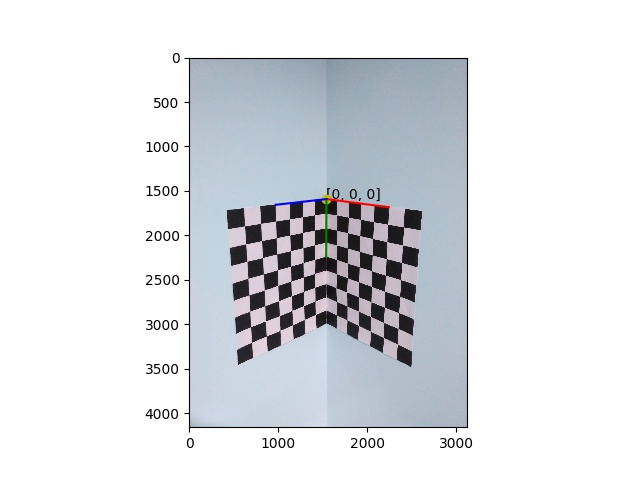
#> input picture Assignment_1/calibration-data/calib-object-legend.jpg, 640 x 480 px, given in place of IMG_5456.JPG, which was not available
$ jupyter execute --allow-errors Assignment1.ipynb   (text cells are left out)
#> lines starting #> are read from the running program, lines starting #| are printed output that depends on the picture; pictures that were not available may be replaced by others from this repository, and a replacement may not be noted
[cell 1]
import numpy as np
import math
import cv2
import random
import matplotlib.pyplot as plt
# for points https://yangcha.github.io/iview/iview.html

[cell 2]
tmp = np.zeros((20,3))
tmp[:,0] = np.array([[7, 4, 5, 1, 2, 3, 4, 5, 6, 7, 0, 0, 0, 0, 0, 0, 0, 0, 0, 0]])
tmp[:,1] = np.array([[1, 1, 1, 0, 0, 0, 0, 0, 0, 0, 1, 2, 3, 4, 5, 6, 7, 8, 0, 0]])
tmp[:,2] = np.array([[0, 0, 0, 0, 0, 0, 0, 0, 0, 0, 0, 0, 0, 0, 0, 0, 0, 0, 1, 2]])
tmp = tmp.astype('int64')
imgpts = np.zeros((20,2))
imgpts[:,0] = np.array([[2597, 2074, 2237, 1664, 1795, 1932, 2083, 2247, 2421, 2619, 1546, 1545, 1544, 1543, 1543, 1545, 1545, 1545, 1410, 1281]])
imgpts[:,1] = np.array([[1948, 1856, 1887,1615, 1629, 1648, 1666, 1687, 1710, 1733, 1764, 1931, 2089, 2252, 2403, 2557, 2706, 2853, 1608, 1624]])
imgpts = imgpts.astype('int64')

[cell 3]
#@title
def getProjectionMatrix(worldpts, imgpts):
  A = np.zeros((2*len(worldpts), 12))
  j = 0
  for i in range(len(worldpts)):
    A[j,:] = np.concatenate([worldpts[i],np.array([1,0,0,0,0]),worldpts[i]*(-imgpts[i][0]), np.array([-imgpts[i][0]])])
    A[j+1,:] = np.concatenate([np.array([0,0,0,0]),worldpts[i], np.array([1]), worldpts[i]*(-imgpts[i][1]), np.array([-imgpts[i][1]])])
    j += 2

  u,s,v = np.linalg.svd(A)
  P = v[-1,:]/v[-1,-1]
  P = P.reshape(3,4)
  return P

def getReconstructionError(worldpts, imgpts, proj_mat):
  one_mat = np.ones(len(worldpts))
  diffsquare = 0
  for i in range(len(worldpts)):
    imgpt = imgpts[i]
    hg_imgpt = np.dot(proj_mat, np.concatenate([worldpts[i],[1]]))
    cal_imgpt = np.array([ (hg_imgpt[0]/hg_imgpt[2]), (hg_imgpt[1]/ hg_imgpt[2])])
    diffsquare += (cal_imgpt[0] - imgpt[0])**2 + (cal_imgpt[1] - imgpt[1])**2

  return math.sqrt(diffsquare / len(worldpts))

[cell 4]
worldpts = tmp*28
proj_mat = getProjectionMatrix(worldpts, imgpts)
print('Projection Matrix is : ')
print(proj_mat)
recon_err = getReconstructionError(worldpts.copy(), imgpts, proj_mat)
print()
print('Reconstruction Error : ')
print(recon_err)

[cell 5]
#@title
def getTransformationT(imgpts):
  n = len(imgpts)
  xbar = np.sum(imgpts, axis = 0)[0] / n
  ybar = np.sum(imgpts, axis = 0)[1] / n

  sum = 0
  for i in range(n):
    sum += math.sqrt((imgpts[i][0] - xbar)**2  + (imgpts[i][1] - ybar)**2)

  dbar = (sum) / n
  root2 = math.sqrt(2)

  T = np.array([[root2/dbar, 0, -root2*xbar/dbar],
                [0, root2/dbar, -root2*ybar/dbar],
                [0, 0, 1]])
  return T

def getTransformationU(worldpts):
  n = len(worldpts)
  xbar = np.sum(worldpts, axis = 0)[0] / n
  ybar = np.sum(worldpts, axis = 0)[1] / n
  zbar = np.sum(worldpts, axis = 0)[2] / n

  sum = 0
  for i in range(n):
    sum += math.sqrt((worldpts[i][0] - xbar)**2  + (worldpts[i][1] - ybar)**2 + (worldpts[i][2] - zbar)**2)

  dbar = (sum) / n
  root3 = math.sqrt(3)

  U = np.array([[root3/dbar, 0, 0, -root3*xbar/dbar],
                [0, root3/dbar, 0, -root3*ybar/dbar],
                [0, 0, root3/dbar, -root3*zbar/dbar],
                [0, 0, 0, 1]])
  return U

def getNormalizedPoints(imgpts, worldpts):
  T = getTransformationT(imgpts)
  U = getTransformationU(worldpts)
  n = len(imgpts)

  norm_imgpts = np.zeros(np.shape(imgpts))
  for i in range(n):
    imgpt = imgpts[i]
    hg_imgpt = np.dot(T, np.concatenate([imgpts[i],[1]]))
    norm_imgpt = np.array([(hg_imgpt[0]), (hg_imgpt[1])])
    norm_imgpts[i,:] = norm_imgpt


  norm_worldpts = np.zeros(np.shape(worldpts))
  for i in range(n):
    worldpt = worldpts[i]
    hg_worldpt = np.dot(U, np.concatenate([worldpts[i],[1]]))
    norm_worldpt = np.array([(hg_worldpt[0]), (hg_worldpt[1]), (hg_worldpt[2])])
    norm_worldpts[i,:] = norm_worldpt

  return T, U , norm_imgpts, norm_worldpts

[cell 6]
T, U, norm_imgpts, norm_worldpts = getNormalizedPoints(imgpts, worldpts)
norm_proj_mat = getProjectionMatrix(norm_worldpts, norm_imgpts)
print('Normalized Projection Matrix is : ')
print(norm_proj_mat)

recon_err = getReconstructionError(norm_worldpts, norm_imgpts, norm_proj_mat)
print()
print('Reconstruction Error : ')
print(recon_err)

[cell 7]
deno_proj_mat = np.dot(np.linalg.inv(T), np.dot(norm_proj_mat, U))
proj_mat = getProjectionMatrix(worldpts, imgpts)
print('Projection Matrix is : ')
print(proj_mat)
recon_err = getReconstructionError(worldpts.copy(), imgpts, deno_proj_mat)
print()
print('Reconstruction Error : ')
print(recon_err)

[cell 8]
worldpts = tmp*2800
proj_mat = getProjectionMatrix(worldpts, imgpts)
print('Projection Matrix is : ')
print(proj_mat)
recon_err = getReconstructionError(worldpts.copy(), imgpts, proj_mat)
print()
print('Reconstruction Error : ')
print(recon_err)

[cell 9]
T, U, norm_imgpts, norm_worldpts = getNormalizedPoints(imgpts, worldpts)
norm_proj_mat = getProjectionMatrix(norm_worldpts, norm_imgpts)
print('Normalized Projection Matrix is : ')
print(norm_proj_mat)

recon_err = getReconstructionError(norm_worldpts, norm_imgpts, norm_proj_mat)
print()
print('Reconstruction Error : ')
print(recon_err)

[cell 10]
deno_proj_mat = np.dot(np.linalg.inv(T), np.dot(norm_proj_mat, U))
proj_mat = getProjectionMatrix(worldpts, imgpts)
print('Projection Matrix is : ')
print(proj_mat)
recon_err = getReconstructionError(worldpts.copy(), imgpts, deno_proj_mat)
print()
print('Reconstruction Error : ')
print(recon_err)

[cell 11]
#scale = 28
A = proj_mat[:,0:3]
B = proj_mat[:,3]*-1

A_inv = np.linalg.pinv(A)
q, r = np.linalg.qr(A_inv)

R = q.T
K = np.linalg.inv(r)
K = K / K[2][2]
C = np.dot(A_inv,B)

print('K : ')
print(K)
print('R : ')
print(R)
print('T : ')
print(C)

[cell 12]
def ransac(worldpts, imgpts, no_iteration):
#> called with worldpts = array of shape (20, 3), imgpts = array of shape (20, 2), no_iteration = 1000
  err_min = 100
  final_proj_mat = None
  for i in range(no_iteration):
    index = random.sample(range(0, len(worldpts)), 7)
    rworldpts = [worldpts[i] for i in index]
    rimgpts = [imgpts[i] for i in index]
    proj_mat = getProjectionMatrix(rworldpts, rimgpts)
    recon_err = getReconstructionError(rworldpts, rimgpts, proj_mat)

    if recon_err < err_min:
      err_min = recon_err
      final_proj_mat = proj_mat

    # print('Reconstruction Error : ', err_min)
  return final_proj_mat, err_min
worldpts = tmp*28
proj_mat, error = ransac(worldpts, imgpts, 1000)
print('Projection Matrix ', proj_mat)
print('Error ', error)

[cell 13]
iterations = range(100)
prob_success = []

for i in iterations:
  prob_success.append(1 - 0.7378**i)

plt.plot(iterations, prob_success)

plt.xlabel('Iterations')
plt.ylabel('Probability of Success')
# plt.title('')

# function to show the plot
plt.show()
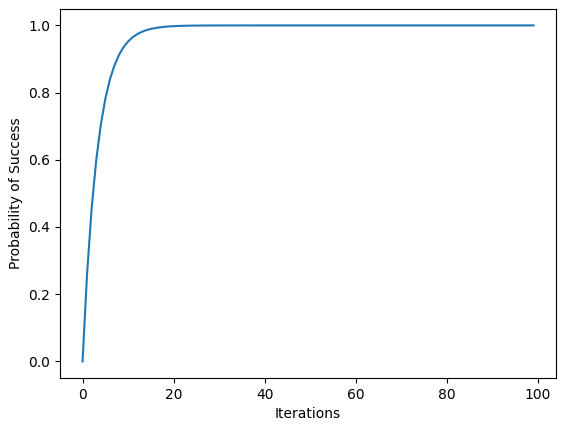
#> figure drawn by matplotlib, 1 panel; curve peaks at x = 99, y = 1

[cell 14]
import cv2
import numpy as np
from matplotlib import pyplot as plt

path = '/content/drive/MyDrive/Sem 4/CV/Assignment_1/calibration-data/'
imgs = []
for i in range(56,71):
  imgs.append(path + "IMG_54"+str(i)+".JPG")


arr = []
objpts = []
imgpts = []

for i in range(6):
  for j in range(8):
    arr.append([j*28,i*28,0.0])
#> further down, img is the input picture: shape (480, 640, 3); mean B, G, R 228.8, 225.2, 222.8
#> `img = cv2.resize(img, (0,0),fx = 0.1 , fy = 0.1)`:
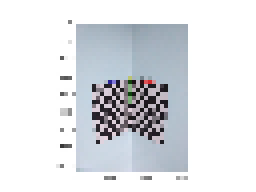
#> img: shape (48, 64, 3) (shown 4 times larger); mean B, G, R 229.8, 226.2, 223.8
#> `ret, corners = cv2.findChessboardCorners(gray, (8,6),None)`: ret = False; corners = None
#> pass 2 of the loop `for i in imgs:`:
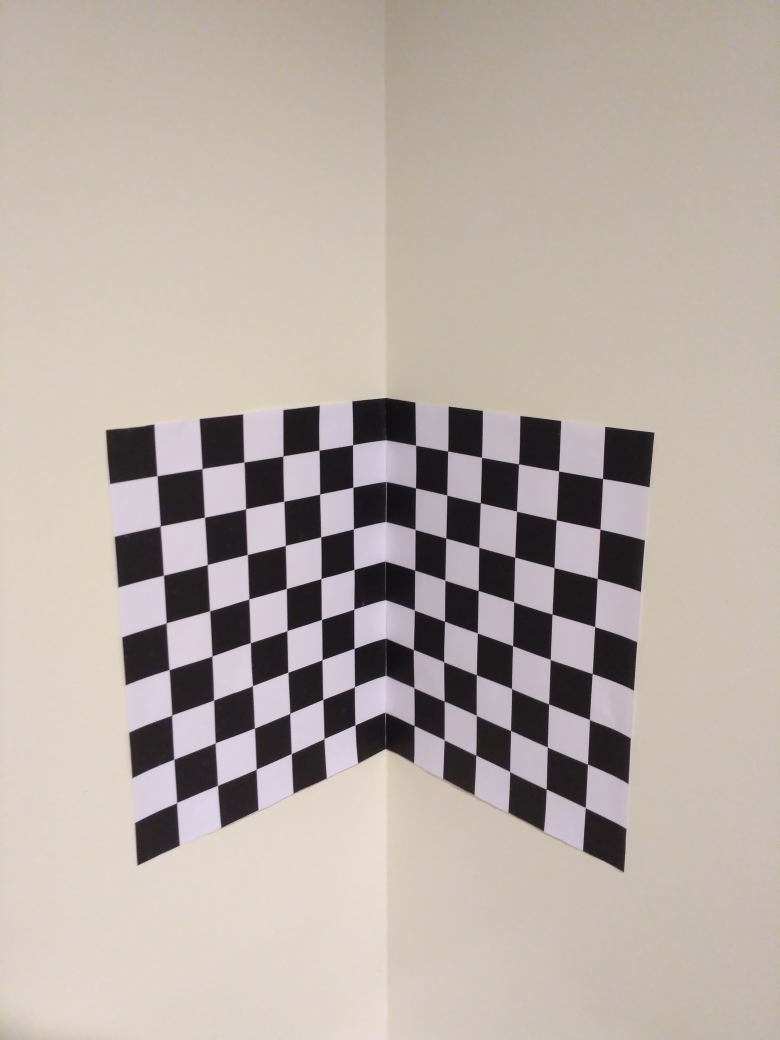
#> input picture Assignment_1/calibration-data/calib-object.jpg, 3120 x 4160 px, given in place of IMG_5457.JPG, which was not available (shown at 1/4 size)
#> img is the input picture: shape (4160, 3120, 3); mean B, G, R 165.1, 172.4, 183.5
#> `img = cv2.resize(img, (0,0),fx = 0.1 , fy = 0.1)`:
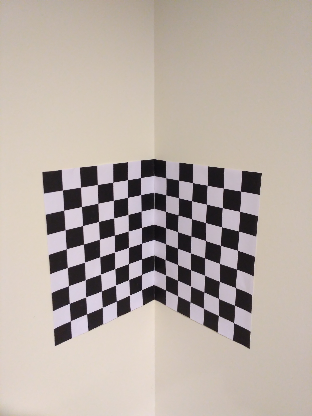
#> img: shape (416, 312, 3); mean B, G, R 165.2, 172.5, 183.6
#> gray: shape (416, 312)

arr = np.asarray(arr,dtype=np.float32)

#> (the rest of this cell did not finish here and is left out)

#> (a cell that did not finish here is left out)

#> (a cell that did not finish here is left out)

[cell 17]
img = cv2.imread('/content/drive/MyDrive/Sem 4/CV/Assignment_1/images/calib_book.jpg',30)
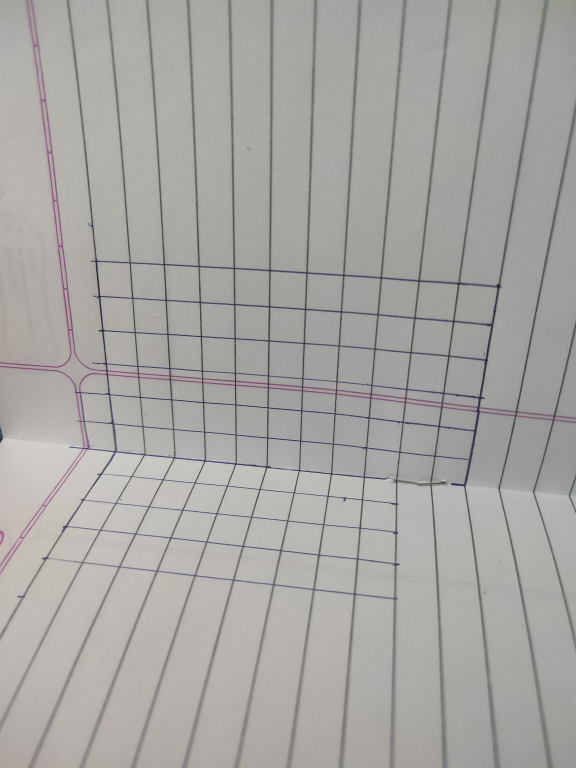
#> input picture Assignment_1/images/calib_book.jpg, 1728 x 2304 px, found by its file name (shown at 1/3 size)
#> img is the input picture: shape (2304, 1728, 3); mean B, G, R 163, 165.9, 167.5
plt.figure(figsize = (12,12))
plt.imshow(img)

[cell 18]

tmp = np.zeros((12,3))
tmp[:,0] = np.array([[0, 1, 2, 3, 3, 3, 4, 4, 5, 4, 9, 8]])
tmp[:,1] = np.array([[2, 0, 3, 2, 1, 0, 2, 1, 2, 0, 0, 0]])
tmp[:,2] = np.array([[0, 0, 0, 0, 0, 0, 0, 0, 0, 1, 1, 0]])
tmp = tmp.astype('int64')
imgpts = np.zeros((12,2))
imgpts[:,0] = np.array([[ 650,  861, 1022, 1215, 1223, 1223, 1409, 1412, 1612, 1359, 2389, 2189]])
imgpts[:,1] = np.array([[2355, 2732, 2215, 2410, 2595, 2769, 2426, 2605, 2452, 2919, 3024, 2867]])
imgpts = imgpts.astype('int64')

[cell 19]
worldpts = tmp*9
proj_mat = getProjectionMatrix(worldpts, imgpts)
print('Projection Matrix is : ')
print(proj_mat)
recon_err = getReconstructionError(worldpts.copy(), imgpts, proj_mat)
print()
print('Reconstruction Error : ')
print(recon_err)

[cell 20]
T, U, norm_imgpts, norm_worldpts = getNormalizedPoints(imgpts, worldpts)
norm_proj_mat = getProjectionMatrix(norm_worldpts, norm_imgpts)
print('Normalized Projection Matrix is : ')
print(norm_proj_mat)

recon_err = getReconstructionError(norm_worldpts, norm_imgpts, norm_proj_mat)
print()
print('Reconstruction Error : ')
print(recon_err)

[cell 21]
deno_proj_mat = np.dot(np.linalg.inv(T), np.dot(norm_proj_mat, U))
proj_mat = getProjectionMatrix(worldpts, imgpts)
print('Projection Matrix is : ')
print(proj_mat)
recon_err = getReconstructionError(worldpts.copy(), imgpts, deno_proj_mat)
print()
print('Reconstruction Error : ')
print(recon_err)

[cell 22]
A = proj_mat[:,0:3]
B = proj_mat[:,3]*-1

A_inv = np.linalg.pinv(A)
q, r = np.linalg.qr(A_inv)

R = q.T
K = np.linalg.inv(r)
K = K / K[2][2]
C = np.dot(A_inv,B)

print('K : ')
print(K)
print('R : ')
print(R)
print('C : ')
print(C)

[cell 23]
worldpts = tmp*28
proj_mat, error = ransac(worldpts, imgpts, 1000)
